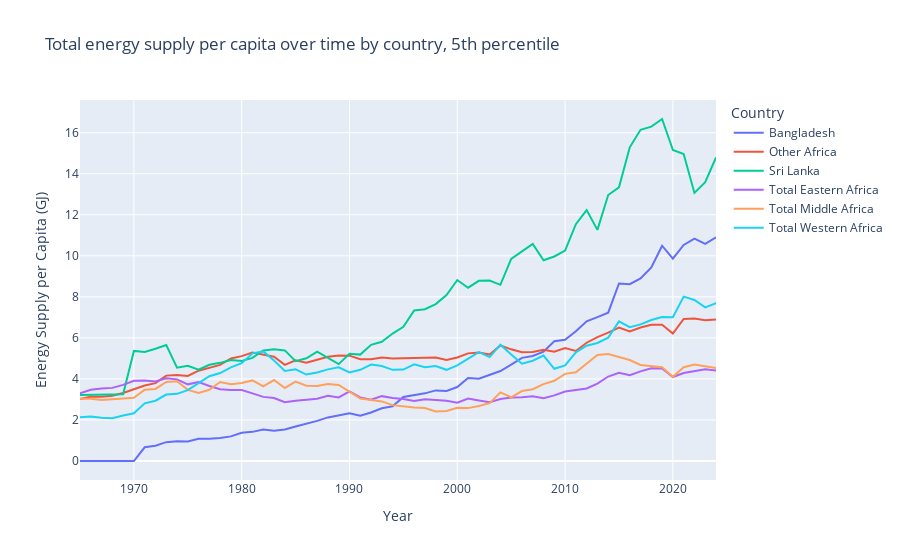

The code cell stored with this chart in its notebook:
### Code cell
# form a new series for bottom 5% countries in order to plot them
bottom_countries_supply = energy_supply_per_capita[energy_supply_per_capita["Country"].isin(bottom_countries.index)]

# draw a line plot
fig = px.line(
    bottom_countries_supply,
    x="Year",
    y="Value",
    color="Country",
    title="Total energy supply per capita over time by country, 5th percentile",
    labels={
        "Value": "Energy Supply per Capita (GJ)"},
)
fig.show()
